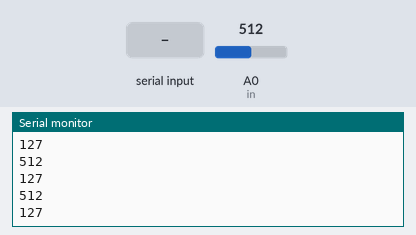
A sketch run on a simulated Arduino Uno, built with avr-gcc and run on an emulated ATmega328P. Parts: the last lines printed to the serial monitor. Inputs (shaded band) come from the test bench; at power-on: A0 (in) = 512.

Above: at 1.2 s.
1.3 s: A0 (in) set to 716
At 2.2 s:
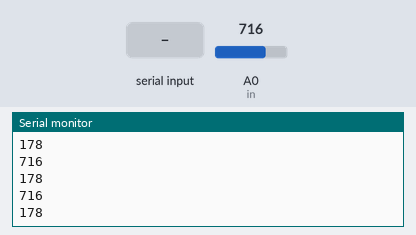
2.8 s: "1" received over the second serial link
4.3 s: "0" received over the second serial link
5.8 s: A0 (in) set to 900
At 6.8 s:
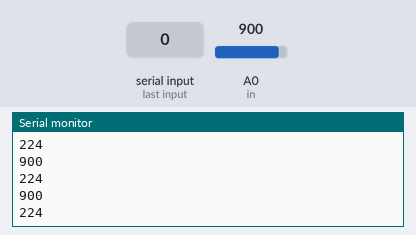
Timing chart, 0 to 8.3 s (numbered marks = the images above; inputs shaded):
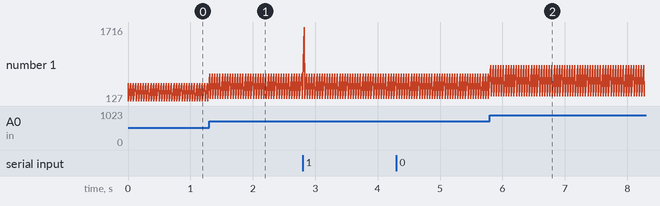

The sketch:

bluetooth_arduino.ino
```cpp
// Bluetooth HC-05 type II for AT Command
#include <SoftwareSerial.h>

SoftwareSerial BTSerial(10, 11);
int in = A0;

void setup() {
  pinMode(in, INPUT);

  // for HC-05 with EN pin
  Serial.begin(9600);
//  Serial.println("Enter AT commands: ");
  BTSerial.begin(38400);  // Default bound rate: 38400 bps
}

void loop() {

  byte val = map(analogRead(in), 0, 1023, 0, 255);
  BTSerial.write(val);
  Serial.println(analogRead(in));
  Serial.println(val);

  delay(40);

//  // Read HC-05 and send to Arduino Serial Monitor
  if (BTSerial.available()) {
    Serial.write(BTSerial.read());
  }

  // Read Serial and send to HC-05
  if (Serial.available()) {
    BTSerial.write(Serial.read());
  }
}
```

Measured:
- after the input at 1.3 s, the serial monitor: prints a new line at once (image 1)
- after the input at 5.8 s, the serial monitor: prints a new line at once (image 2)
- plotted number 1: 127 → 178 after the input at 1.3 s, 178 → 224 after the input at 5.8 s
